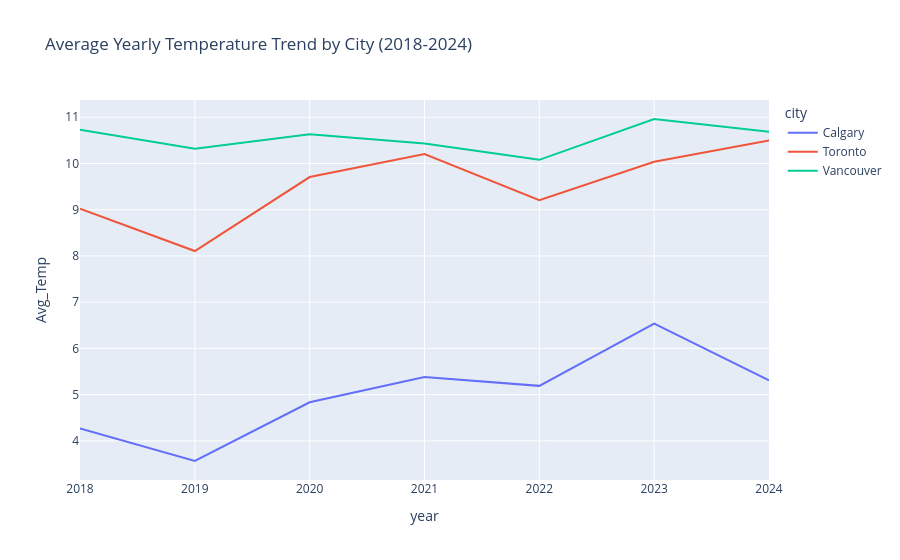

Notebook code for this chart:
### Code cell
yearly_temp_avg = df_combined.groupby(['city', 'year']).agg(
    Avg_Max_Temp=('Avg_Max_Temp', 'mean'),
    Avg_Min_Temp=('Avg_Min_Temp', 'mean')
).reset_index()

yearly_temp_avg['Avg_Temp'] = (yearly_temp_avg['Avg_Max_Temp'] + yearly_temp_avg['Avg_Min_Temp']) / 2

fig = px.line(yearly_temp_avg,
              x='year',
              y='Avg_Temp',
              color='city',
              title='Average Yearly Temperature Trend by City (2018-2024)')
fig.show()

### Figure 1 — Plotly figure (JSON) as saved in the notebook; plotly's stock layout.template omitted (floating-point values rounded to 4 significant figures)
{"data": [{"hovertemplate": "city=Calgary<br>year=%{x}<br>Avg_Temp=%{y}<extra></extra>", "legendgroup": "Calgary", "line": {"color": "#636efa", "dash": "solid"}, "marker": {"symbol": "circle"}, "mode": "lines", "name": "Calgary", "orientation": "v", "showlegend": true, "type": "scatter", "x": [2018, 2019, 2020, 2021, 2022, 2023, 2024], "xaxis": "x", "y": [4.266, 3.564, 4.834, 5.379, 5.19, 6.535, 5.307], "yaxis": "y"}, {"hovertemplate": "city=Toronto<br>year=%{x}<br>Avg_Temp=%{y}<extra></extra>", "legendgroup": "Toronto", "line": {"color": "#EF553B", "dash": "solid"}, "marker": {"symbol": "circle"}, "mode": "lines", "name": "Toronto", "orientation": "v", "showlegend": true, "type": "scatter", "x": [2018, 2019, 2020, 2021, 2022, 2023, 2024], "xaxis": "x", "y": [9.021, 8.106, 9.707, 10.2, 9.208, 10.04, 10.5], "yaxis": "y"}, {"hovertemplate": "city=Vancouver<br>year=%{x}<br>Avg_Temp=%{y}<extra></extra>", "legendgroup": "Vancouver", "line": {"color": "#00cc96", "dash": "solid"}, "marker": {"symbol": "circle"}, "mode": "lines", "name": "Vancouver", "orientation": "v", "showlegend": true, "type": "scatter", "x": [2018, 2019, 2020, 2021, 2022, 2023, 2024], "xaxis": "x", "y": [10.73, 10.32, 10.63, 10.43, 10.08, 10.96, 10.69], "yaxis": "y"}], "layout": {"legend": {"title": {"text": "city"}, "tracegroupgap": 0}, "title": {"text": "Average Yearly Temperature Trend by City (2018-2024)"}, "xaxis": {"anchor": "y", "domain": [0, 1], "title": {"text": "year"}}, "yaxis": {"anchor": "x", "domain": [0, 1], "title": {"text": "Avg_Temp"}}}}
